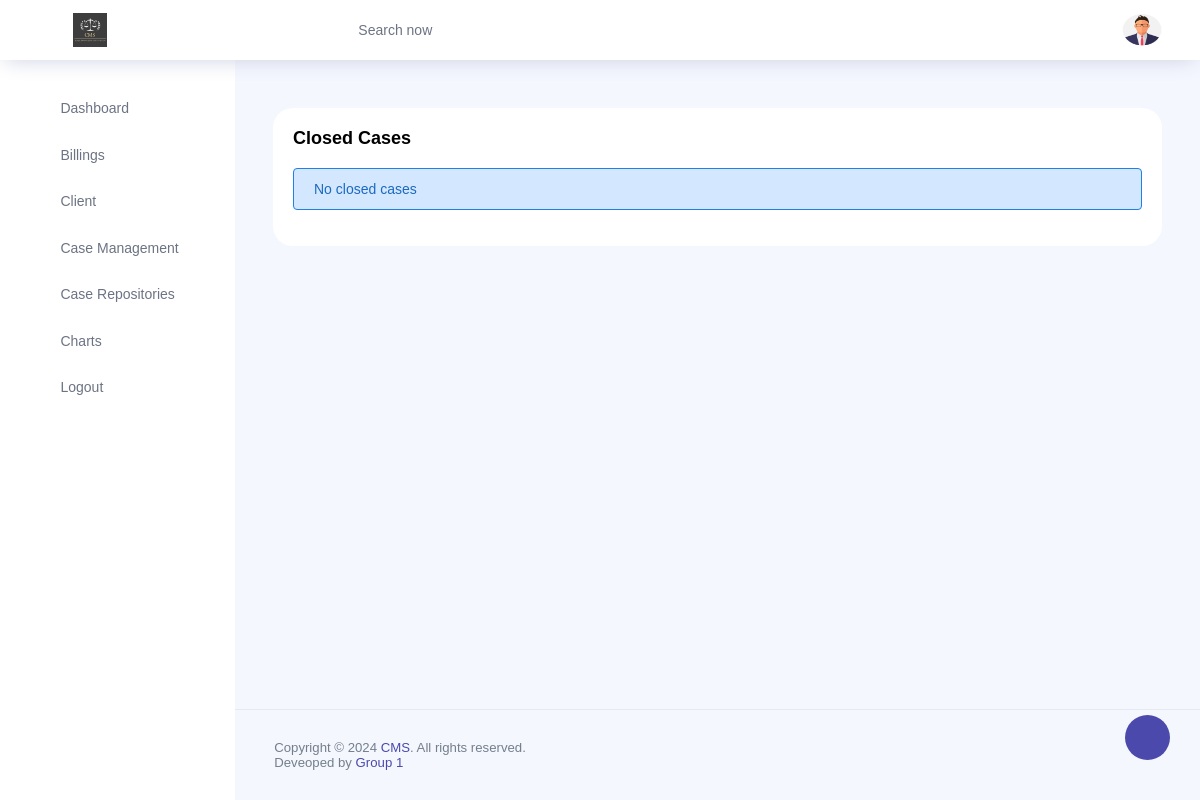
The page /closedClient/ on the database as committed earlier.
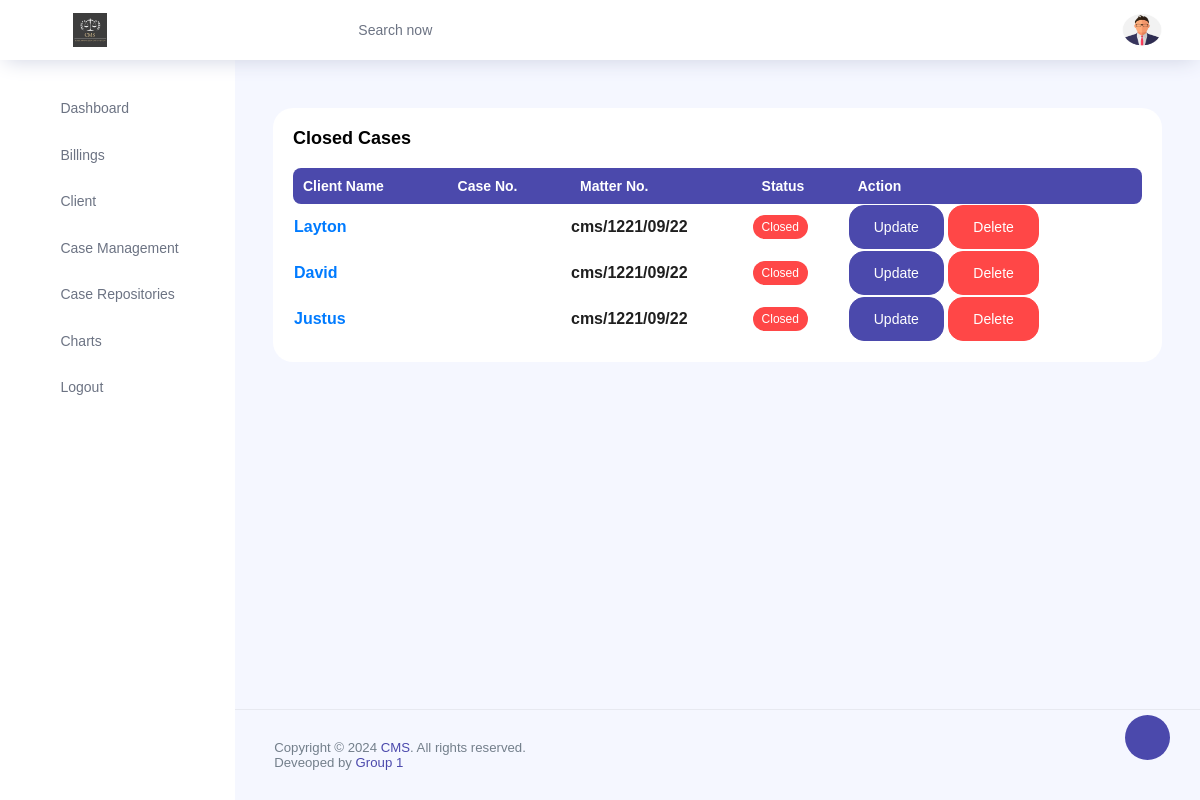
The same page on the database as committed later.
### app/models.py (models this page shows, shortened)
class Clients(models.Model):
    first_name = models.CharField(max_length=100)
    sir_name = models.CharField(max_length=100)
    phone_number = models.CharField(max_length=15)
    email = models.EmailField()
    county = models.CharField(max_length=100)
    country = models.CharField(max_length=100)
    status= models.CharField(max_length=100,choices=[('ongoing','ongoing'),('case closed','case closed')],default='ongoing',blank=True,null=True)
    matter_number = models.CharField(max_length=100)
    matter_name = models.CharField(max_length=100)
    document_upload = models.FileField(upload_to='documents/')
    description = models.TextField()
    pleading_status = models.CharField(
        max_length=50,
        choices=[('plaintiff', 'Plaintiff'), ('defendant', 'Defendant')]
    )
    MATTER_TYPE_CHOICES = [
        ('criminal', 'Criminal'),
        ('civil', 'Civil'),
        ('other', 'Other Services'),
    ]
    CRIMINAL_CHOICES = [
        ('option1', 'Option 1'),
        ('option2', 'Option 2'),
        ('option3', 'Option 3'),
    ]
    CIVIL_CHOICES = [
        ('option1', 'Option 1'),
        ('option2', 'Option 2'),
        ('option3', 'Option 3'),
    ]
    OTHER_SERVICES_CHOICES = [
        ('option1', 'Option 1'),
        ('option2', 'Option 2'),
        ('option3', 'Option 3'),
    ]
    statement = models.TextField()
    dispute = models.CharField(max_length=50, choices=MATTER_TYPE_CHOICES)
    criminal_sub_option = models.CharField(max_length=50, blank=True, null=True, choices=CRIMINAL_CHOICES)
    civil_sub_option = models.CharField(max_length=50, blank=True, null=True, choices=CIVIL_CHOICES)
    other_services_sub_option = models.CharField(max_length=50, blank=True, null=True, choices=OTHER_SERVICES_CHOICES)
    billing = models.CharField(default=0.0,blank=True,null=True,max_length=100)
    payment_status = models.CharField(
        max_length=50,
        null=True,
        blank=True,
        choices=[('paid', 'Paid'), ('unpaid', 'Unpaid'), ('pro Bono', 'pro_Bono')]
    )

### app/views.py (the view)
# urls.py: path("closedClient/", closedClient, name="closedClient"),
def closedClient(request):
    data=Clients.objects.filter(status='case closed')
    context = {
        "data": data,
    }
    return render(request, "closed.html",context)

### app/templates/closed.html
{% extends 'base.html'  %}
{% block content %}
<div class="content-wrapper">
    <div class="row" style="margin-top: 10px;">
        <div class="col-md-12 grid-margin stretch-card">
            <div class="card">
                <div class="card-body">
                    <p class="card-title">Closed Cases</p>
                    <div class="row">
                        <div class="col-12">
                            {% if data %}
                            <div class="table-responsive">
                                <table id="example" class="display expandable-table" style="width:100%">
                                    <thead>
                                        <tr>
                                            <th>Client Name</th>
                                            <th>Case No.</th>
                                            <th>Matter No.</th>
                                            <th>Status</th>
                                            <th>Action</th>
                                        </tr>
                                    </thead>
                                    <tbody>
                                        {% for client in data %}
                                        <tr>
                                            <th><a href="/clientInfo/{{client.id}}">{{client.first_name}}</a></th>
                                            <th>{{client.name}}</th>
                                            <th>{{client.matter_number}}</th>
                                            <th>
                                                {% if client.status == 'ongoing' %}
                                                <span class="badge badge-success">Ongoing</span>
                                                {% else %}
                                                <span class="badge badge-danger">Closed</span>
                                                {% endif %}
                                            </th>
                                            <th>
                                                <a href="/updateClient/{{client.id}}" class="btn btn-primary">Update</a>
                                                <a href="/deleteClient/{{client.id}}" onclick="return confirm('Are you sure you want to delete?')" class="btn btn-danger">Delete</a>
                                            </th>
                                        </tr>
                                        {% endfor %}
                                    </tbody>
                                </table>
                            </div>
                            {% else %}
                            <div class="alert alert-info" role="alert">
                                No closed cases
                            </div>
                            {% endif %}
                        </div>
                    </div>
                </div>
            </div>
        </div>
    </div>
</div>
{% endblock %}

Rows that differ between the two databases and show on the page:
added Clients: first_name "Layton", matter_number "cms/1221/09/22", status "Closed"
added Clients: first_name "David", matter_number "cms/1221/09/22", status "Closed"
added Clients: first_name "Justus", matter_number "cms/1221/09/22", status "Closed"
Other text that changed with them:
text no longer shown: "No closed cases"
text now shown: "Client Name Case No. Matter No. Status Action"
